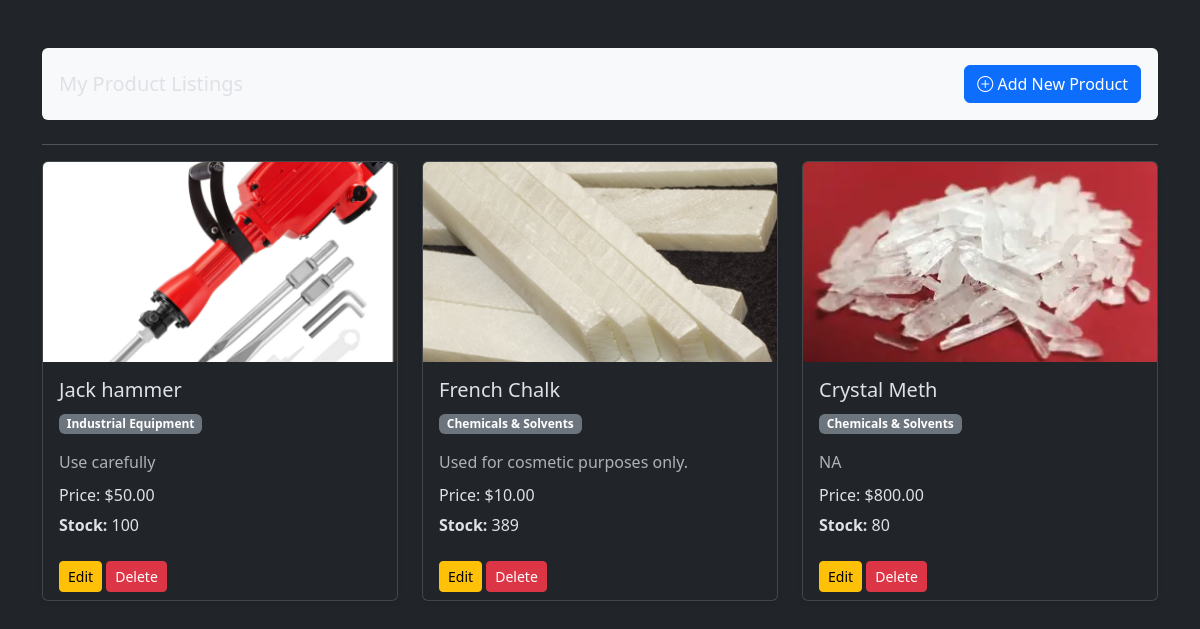
The page /accounts/dashboard/seller/products/ (signed in) on the database its author committed.
### accounts/models.py (models this page shows, shortened)
class Product(models.Model):
    CATEGORY_CHOICES = [
        ('steel', 'Steel Products'),
        ('cement', 'Cement & Concrete'),
        ('paints', 'Paints & Coatings'),
        ('construction', 'Construction Materials'),
        ('plumbing', 'Plumbing & Fittings'),
        ('soap', 'Soaps & Detergents'),
        ('chemicals', 'Chemicals & Solvents'),
        ('cleaning', 'Cleaning Supplies'),
        ('plastic', 'Plastic Products'),
        ('electricals', 'Electricals'),
        ('equipment', 'Industrial Equipment'),
        ('packaging', 'Packaging Materials'),
        ('tools', 'Tools & Hardware'),
        ('stationery', 'Stationery & Office Supplies'),
        ('garments', 'Textile & Garments'),
        ('food', 'Food Raw Materials'),
    ]
    seller = models.ForeignKey(
        settings.AUTH_USER_MODEL,
        on_delete=models.CASCADE,
        related_name='products'
    )
    name = models.CharField(max_length=200)
    category = models.CharField(max_length=100, choices=CATEGORY_CHOICES, default='tools')
    description = models.TextField()
    price = models.DecimalField(max_digits=10, decimal_places=2)
    stock_quantity = models.PositiveIntegerField(default=0)
    image = models.ImageField(upload_to='product_images/', blank=True, null=True)
    created_at = models.DateTimeField(auto_now_add=True)
    updated_at = models.DateTimeField(auto_now=True)

### accounts/views.py (the view)
# urls.py: path('dashboard/seller/products/', ProductListView.as_view(), name='product_list'),
class ProductListView(SellerRequiredMixin, ListView):
    model = Product
    template_name = 'accounts/product_list.html'
    context_object_name = 'products'
    def get_queryset(self):
        return Product.objects.filter(seller=self.request.user).order_by('-created_at')

### accounts/views.py (called while the page is built)
    def test_func(self):
        return self.request.user.role == 'seller'

### accounts/templates/accounts/product_list.html (shortened to what this page needs)
{% extends 'base.html' %}
{% block content %}
<div class="container mt-5">
    <div class="card bg-light mb-4">
        <div class="card-body d-flex justify-content-between align-items-center">
            <h5 class="card-title mb-0">My Product Listings</h5>
            <a href="{% url 'product_add' %}" class="btn btn-primary">
                <i class="bi bi-plus-circle"></i> Add New Product
            </a>
        </div>
    </div>
    <hr>
    <div class="row">
        {% for product in products %}
        <div class="col-md-6 col-lg-4 mb-4">
            <div class="card h-100 shadow-sm">
                {% if product.image %}
                    <img src="{{ product.image.url }}" class="card-img-top" alt="{{ product.name }}" style="height: 200px; object-fit: cover;">
                {% else %}
                    <div class="d-flex align-items-center justify-content-center bg-secondary text-white card-img-top" style="height: 200px;">
                        <span>No Image</span>
                    </div>
                {% endif %}
                <div class="card-body d-flex flex-column">
                    <h5 class="card-title">{{ product.name }}</h5>
                    <p class="card-text"><span class="badge bg-secondary">{{ product.get_category_display }}</span></p>
                    <p class="card-text text-muted flex-grow-1">{{ product.description|truncatewords:20 }}</p>
                    <h6 class="card-subtitle mb-2">Price: ${{ product.price }}</h6>
                    <p class="card-text"><strong>Stock:</strong> {{ product.stock_quantity }}</p>
                </div>
                <div class="card-footer bg-transparent border-top-0">
                    <a href="{% url 'product_edit' product.pk %}" class="btn btn-sm btn-warning">Edit</a>
                    <a href="{% url 'product_delete' product.pk %}" class="btn btn-sm btn-danger">Delete</a>
                </div>
            </div>
        </div>
        {% empty %}
        <div class="col-12">
            <p class="text-center">You have not listed any products yet. Click "Add New Product" to get started!</p>
        </div>
        {% endfor %}
    </div>
</div>
{% endblock %}

### accounts/templates/base.html (style rules this page uses)
body { background-color: #212529; }

### rows shown on the page
Product: image (picture), name "Jack hammer", category "Industrial Equipment", description "Use carefully", price "50.00", stock_quantity "100"
Product: image (picture), name "French Chalk", category "Chemicals & Solvents", description "Used for cosmetic purposes only.", price "10.00", stock_quantity "389"
Product: image (picture), name "Crystal Meth", category "Chemicals & Solvents", description "NA", price "800.00", stock_quantity "80"
